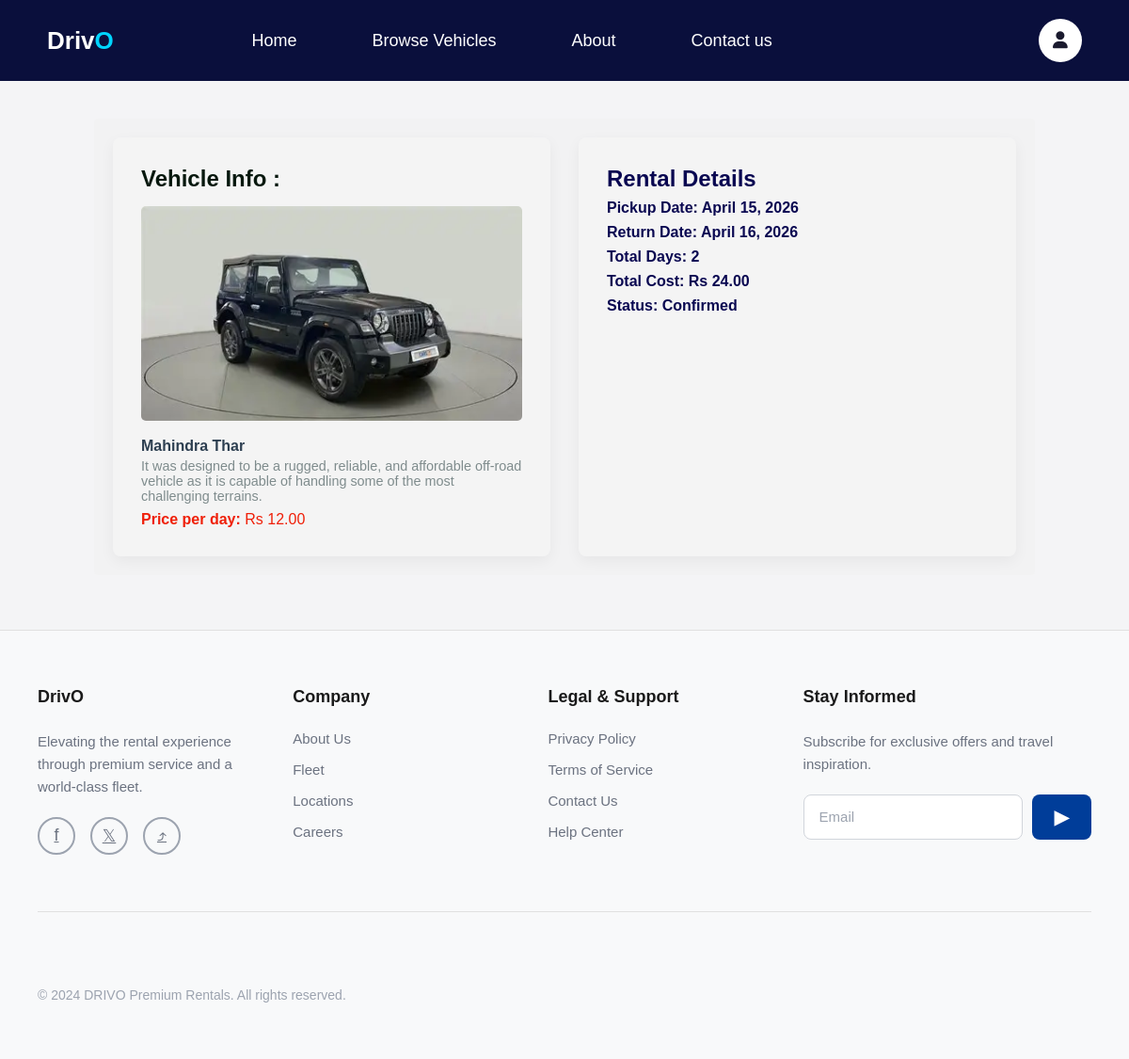
Page /booking/34/ (signed in) on the committed database.
### rentingsystem/models.py (models this page shows, shortened)
class Booking(models.Model):
    STATUS_CHOICES = (
        ('pending', 'Pending'),
        ('confirmed', 'Confirmed'),
        ('cancelled', 'Cancelled'),
    )
    user = models.ForeignKey(User, on_delete=models.CASCADE, related_name='bookings')
    vehicle = models.ForeignKey(Vehicle, on_delete=models.CASCADE, related_name='bookings')
    start_date = models.DateField()
    end_date = models.DateField()
    start_time = models.TimeField(null=True, blank=True)
    end_time = models.TimeField(null=True, blank=True)
    total_days = models.PositiveIntegerField(default=1)
    total_cost = models.DecimalField(max_digits=10, decimal_places=2, default=0)
    status = models.CharField(max_length=10, choices=STATUS_CHOICES, default='pending')
    created_at = models.DateTimeField(auto_now_add=True)
    class Meta:
        ordering = ['-created_at']

class Vehicle(models.Model):
    category = models.ForeignKey(Category, on_delete=models.CASCADE, related_name='vehicles')
    name = models.CharField(max_length=100)
    price_per_day = models.DecimalField(max_digits=10, decimal_places=2)
    image = models.ImageField(upload_to='vehicle')
    is_available=models.BooleanField(default=True)
    description=models.TextField(blank=True)
    created_at=models.DateTimeField(auto_now_add=True)

### rentingsystem/views.py (the view)
# urls.py: path('booking/<int:booking_id>/', views.booking_details, name='booking-details'),
@login_required
def booking_details(request, booking_id):
    booking = Booking.objects.filter(id=booking_id, user=request.user).first()
    return render(request, 'rentingsystem/booking_detail.html', {'booking': booking})

### rentingsystem/templates/rentingsystem/booking_detail.html (shortened to what this page needs)
{% extends 'base.html' %}
{% block main_content %}
<div class="booking-details-container">
    <div class="vehicle-info">
        <h2>Vehicle Info : </h2>
        <img src="{{ booking.vehicle.image.url }}" alt="{{ booking.vehicle.name }}">
        <p class="name"><strong>{{ booking.vehicle.name }}</strong></p>
        <p class="description">{{ booking.vehicle.description }}</p>
        <p class="price"><strong>Price per day:</strong> Rs {{ booking.vehicle.price_per_day }}</p>
    </div>
    <div class="rental-details">
        <h2>Rental Details</h2>
        <p><strong>Pickup Date:</strong> {{ booking.start_date }}</p>
        <p><strong>Return Date:</strong> {{ booking.end_date }}</p>
        <p><strong>Total Days:</strong> {{ booking.total_days }}</p>
        <p><strong>Total Cost:</strong> Rs {{ booking.total_cost }}</p>
        <p><strong>Status:</strong> {{ booking.status|capfirst }}</p>
    </div>
</div>
{% endblock %}

### rentingsystem/static/css/style.css (style rules this page uses)
* { margin: 0; padding: 0; box-sizing: border-box; font-family: Arial, sans-serif; }
body { background: #f2f2f4d0; color: white; }

### rentingsystem/templates/rentingsystem/booking_detail.html (style rules this page uses)
.rental-details { gap: 30px; }
.booking-details-container { display: flex; gap: 30px; max-width: 1000px; margin: 40px auto; border-radius: 4px; padding: 20px; color: #090751; background-color: rgba(242, 242, 241, 0.586); }
.vehicle-info, .rental-details { flex: 1; background: #f9f9f92f; padding: 30px; border-radius: 8px; box-shadow: 0 5px 15px rgba(0,0,0,0.05); }
.vehicle-info img { width: 100%; border-radius: 5px; margin-bottom: 10px; }
.rental-details p { margin: 8px 0; font-weight: bold; }
.vehicle-info h2 { margin-bottom: 15px; color: #07180e; }
.vehicle-info .name { font-size: 1em; color: #2c3e50; margin-top: 4px; margin-bottom: 4px; }
.vehicle-info .description { font-size: 0.9em; color: #7f8c8d; }
.vehicle-info .price { font-size: 1em; color: #ef1f08; margin-top: 8px; }

### rows in the picture
Booking: vehicle.image (picture), vehicle.name "Mahindra Thar", vehicle.description "It was designed to be a rugged, reliable, and affordable off-road vehicle as it is capable of handling some of the most challenging terrains.", vehicle.price_per_day "12.00", start_date "April 15, 2026", end_date "April 16, 2026", total_days "2", total_cost "24.00", status "Confirmed"
